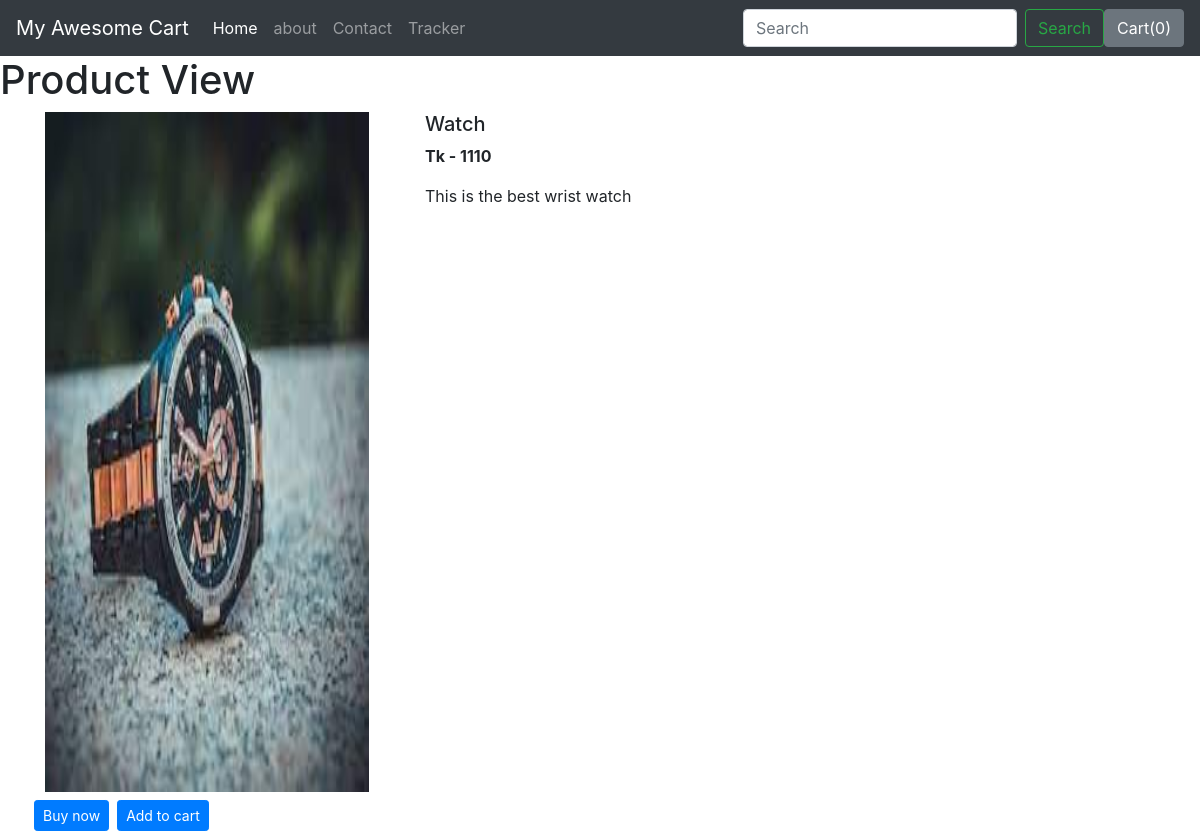
The page /shop/products/1 on the database its author committed.
### shop/models.py (models this page shows)
class Product(models.Model):
    product_id = models.AutoField
    product_name = models.CharField(max_length=50)
    category = models.CharField(max_length=50,default="")
    subcategory = models.CharField(max_length=50,default="")
    price = models.IntegerField(default=0)
    desc = models.CharField(max_length=300)
    pub_date = models.DateField()
    image = models.ImageField(upload_to="shop/images", default="")
    def __str__(self):
        return self.product_name

### shop/views.py (the view)
# urls.py: path("products/<int:myid>",views.prodView, name="ProductView"),
def prodView(request,myid):
    product = Product.objects.filter(id=myid)
    print(product)
    return render(request,"shop/prodView.html", {'product' : product[0]})

### shop/templates/shop/prodView.html (shortened to what this page needs)
{% extends 'shop/basic.html' %}
      {% block body %}
      {% load static %}
      <h1> Product View </h1>
<div class="container">
  <div class="row">
    <div class="col-md-4 col-sm-4 col-xs-4">
      <div class="row" style="margin: auto;">
        <img src="/media/{{product.image}}" style="width:27vw ; height: 85vh;">
      </div>
      <div class="row">
        <button class="btn btn-sm btn-primary mx-1 my-2">Buy now</button>
        <button class="btn btn-sm btn-primary mx-1 my-2">Add to cart</button>
      </div>
    </div>
    <div class="col-md-8 col-xs-8 col-sm-8">
        <h5>{{product.product_name}}</h5>
        <p><b>Tk - {{product.price}}</b></p>
        <p>{{product.desc}}</p>
    </div>
  </div>
</div>
{% endblock %}

### rows shown on the page
Product: image (picture), product_name "Watch", price "1110", desc "This is the best wrist watch"
